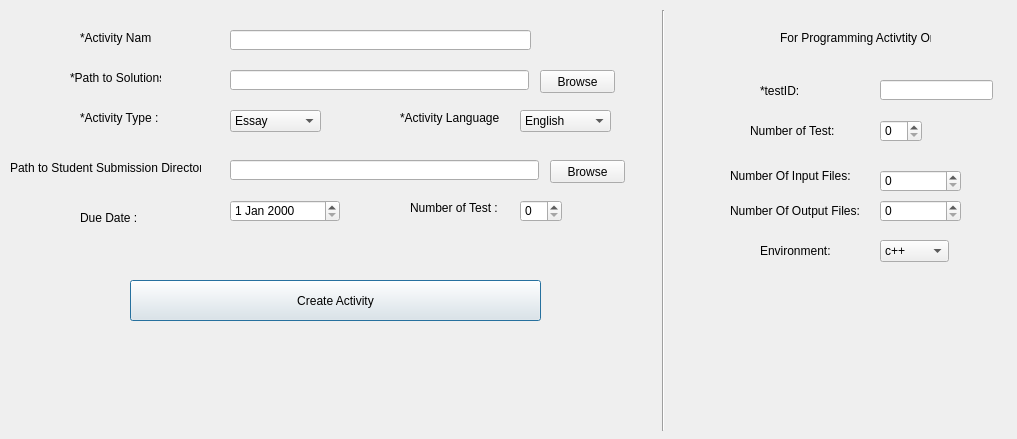
<?xml version="1.0" encoding="UTF-8"?>
<ui version="4.0">
 <class>createActivity</class>
 <widget class="QDialog" name="createActivity">
  <property name="geometry">
   <rect>
    <x>0</x>
    <y>0</y>
    <width>1017</width>
    <height>439</height>
   </rect>
  </property>
  <property name="windowTitle">
   <string>Dialog</string>
  </property>
  <widget class="QLabel" name="label">
   <property name="geometry">
    <rect>
     <x>80</x>
     <y>30</y>
     <width>71</width>
     <height>16</height>
    </rect>
   </property>
   <property name="text">
    <string>*Activity Name :</string>
   </property>
  </widget>
  <widget class="QLabel" name="label_3">
   <property name="geometry">
    <rect>
     <x>80</x>
     <y>110</y>
     <width>81</width>
     <height>16</height>
    </rect>
   </property>
   <property name="text">
    <string>*Activity Type :</string>
   </property>
  </widget>
  <widget class="QLineEdit" name="txtTestID">
   <property name="geometry">
    <rect>
     <x>880</x>
     <y>80</y>
     <width>113</width>
     <height>20</height>
    </rect>
   </property>
  </widget>
  <widget class="QComboBox" name="comboBox_activityType">
   <property name="geometry">
    <rect>
     <x>230</x>
     <y>110</y>
     <width>91</width>
     <height>22</height>
    </rect>
   </property>
   <item>
    <property name="text">
     <string>Essay</string>
    </property>
   </item>
   <item>
    <property name="text">
     <string>Problem Set</string>
    </property>
   </item>
   <item>
    <property name="text">
     <string>Programming Assignment</string>
    </property>
   </item>
   <item>
    <property name="text">
     <string>Multiple Choice</string>
    </property>
   </item>
  </widget>
  <widget class="QLabel" name="label_12">
   <property name="geometry">
    <rect>
     <x>780</x>
     <y>30</y>
     <width>151</width>
     <height>16</height>
    </rect>
   </property>
   <property name="text">
    <string>For Programming Activtity Only</string>
   </property>
  </widget>
  <widget class="QLabel" name="label_2">
   <property name="geometry">
    <rect>
     <x>70</x>
     <y>70</y>
     <width>91</width>
     <height>16</height>
    </rect>
   </property>
   <property name="text">
    <string>*Path to Solutions :</string>
   </property>
  </widget>
  <widget class="QPushButton" name="pushButton_createActivity">
   <property name="geometry">
    <rect>
     <x>130</x>
     <y>280</y>
     <width>411</width>
     <height>41</height>
    </rect>
   </property>
   <property name="text">
    <string>Create Activity</string>
   </property>
  </widget>
  <widget class="QDateEdit" name="dueDate">
   <property name="geometry">
    <rect>
     <x>230</x>
     <y>200</y>
     <width>110</width>
     <height>22</height>
    </rect>
   </property>
  </widget>
  <widget class="QLabel" name="label_9">
   <property name="geometry">
    <rect>
     <x>730</x>
     <y>160</y>
     <width>121</width>
     <height>31</height>
    </rect>
   </property>
   <property name="text">
    <string>Number Of Input Files: </string>
   </property>
  </widget>
  <widget class="QLabel" name="label_11">
   <property name="geometry">
    <rect>
     <x>750</x>
     <y>120</y>
     <width>91</width>
     <height>21</height>
    </rect>
   </property>
   <property name="text">
    <string>Number of Test:</string>
   </property>
  </widget>
  <widget class="QLabel" name="label_5">
   <property name="geometry">
    <rect>
     <x>10</x>
     <y>160</y>
     <width>191</width>
     <height>16</height>
    </rect>
   </property>
   <property name="text">
    <string>Path to Student Submission Directory :</string>
   </property>
  </widget>
  <widget class="QPushButton" name="pushButton_SearchSol">
   <property name="geometry">
    <rect>
     <x>540</x>
     <y>70</y>
     <width>75</width>
     <height>23</height>
    </rect>
   </property>
   <property name="text">
    <string>Browse</string>
   </property>
  </widget>
  <widget class="QLineEdit" name="txtActivityName">
   <property name="geometry">
    <rect>
     <x>230</x>
     <y>30</y>
     <width>301</width>
     <height>20</height>
    </rect>
   </property>
  </widget>
  <widget class="QLineEdit" name="txtStdDir">
   <property name="geometry">
    <rect>
     <x>230</x>
     <y>160</y>
     <width>309</width>
     <height>20</height>
    </rect>
   </property>
  </widget>
  <widget class="QPushButton" name="pushButton_SearchSub">
   <property name="geometry">
    <rect>
     <x>550</x>
     <y>160</y>
     <width>75</width>
     <height>23</height>
    </rect>
   </property>
   <property name="text">
    <string>Browse</string>
   </property>
  </widget>
  <widget class="QLabel" name="label_10">
   <property name="geometry">
    <rect>
     <x>730</x>
     <y>200</y>
     <width>131</width>
     <height>21</height>
    </rect>
   </property>
   <property name="text">
    <string>Number Of Output Files:</string>
   </property>
  </widget>
  <widget class="QSpinBox" name="spinBox_numTests">
   <property name="geometry">
    <rect>
     <x>880</x>
     <y>120</y>
     <width>42</width>
     <height>22</height>
    </rect>
   </property>
  </widget>
  <widget class="Line" name="line">
   <property name="geometry">
    <rect>
     <x>653</x>
     <y>10</y>
     <width>20</width>
     <height>421</height>
    </rect>
   </property>
   <property name="orientation">
    <enum>Qt::Vertical</enum>
   </property>
  </widget>
  <widget class="QComboBox" name="comboBox_activityLang">
   <property name="geometry">
    <rect>
     <x>520</x>
     <y>110</y>
     <width>91</width>
     <height>22</height>
    </rect>
   </property>
   <item>
    <property name="text">
     <string>English</string>
    </property>
   </item>
   <item>
    <property name="text">
     <string>French</string>
    </property>
   </item>
   <item>
    <property name="text">
     <string>German</string>
    </property>
   </item>
   <item>
    <property name="text">
     <string>Chinese</string>
    </property>
   </item>
   <item>
    <property name="text">
     <string>C++</string>
    </property>
   </item>
   <item>
    <property name="text">
     <string>Java</string>
    </property>
   </item>
   <item>
    <property name="text">
     <string>Python</string>
    </property>
   </item>
  </widget>
  <widget class="QSpinBox" name="Numtests">
   <property name="geometry">
    <rect>
     <x>520</x>
     <y>200</y>
     <width>42</width>
     <height>22</height>
    </rect>
   </property>
  </widget>
  <widget class="QSpinBox" name="numOutput">
   <property name="geometry">
    <rect>
     <x>880</x>
     <y>200</y>
     <width>81</width>
     <height>22</height>
    </rect>
   </property>
  </widget>
  <widget class="QComboBox" name="comboBox_environment">
   <property name="geometry">
    <rect>
     <x>880</x>
     <y>240</y>
     <width>69</width>
     <height>22</height>
    </rect>
   </property>
   <item>
    <property name="text">
     <string>c++</string>
    </property>
   </item>
   <item>
    <property name="text">
     <string>Java</string>
    </property>
   </item>
   <item>
    <property name="text">
     <string>Eclipse</string>
    </property>
   </item>
   <item>
    <property name="text">
     <string>QT</string>
    </property>
   </item>
  </widget>
  <widget class="QLineEdit" name="txtSolutionPath">
   <property name="geometry">
    <rect>
     <x>230</x>
     <y>70</y>
     <width>299</width>
     <height>20</height>
    </rect>
   </property>
  </widget>
  <widget class="QLabel" name="label_7">
   <property name="geometry">
    <rect>
     <x>80</x>
     <y>210</y>
     <width>61</width>
     <height>16</height>
    </rect>
   </property>
   <property name="text">
    <string>Due Date :</string>
   </property>
  </widget>
  <widget class="QLabel" name="label_8">
   <property name="geometry">
    <rect>
     <x>410</x>
     <y>200</y>
     <width>101</width>
     <height>16</height>
    </rect>
   </property>
   <property name="text">
    <string>Number of Test :</string>
   </property>
  </widget>
  <widget class="QSpinBox" name="numInput">
   <property name="geometry">
    <rect>
     <x>880</x>
     <y>170</y>
     <width>81</width>
     <height>22</height>
    </rect>
   </property>
  </widget>
  <widget class="QLabel" name="label_6">
   <property name="geometry">
    <rect>
     <x>760</x>
     <y>240</y>
     <width>71</width>
     <height>21</height>
    </rect>
   </property>
   <property name="text">
    <string>Environment:</string>
   </property>
  </widget>
  <widget class="QLabel" name="label_4">
   <property name="geometry">
    <rect>
     <x>400</x>
     <y>110</y>
     <width>101</width>
     <height>16</height>
    </rect>
   </property>
   <property name="text">
    <string>*Activity Language :</string>
   </property>
  </widget>
  <widget class="QLabel" name="label_testID">
   <property name="geometry">
    <rect>
     <x>760</x>
     <y>80</y>
     <width>61</width>
     <height>21</height>
    </rect>
   </property>
   <property name="text">
    <string>*testID:</string>
   </property>
  </widget>
 </widget>
 <resources/>
 <connections/>
</ui>
